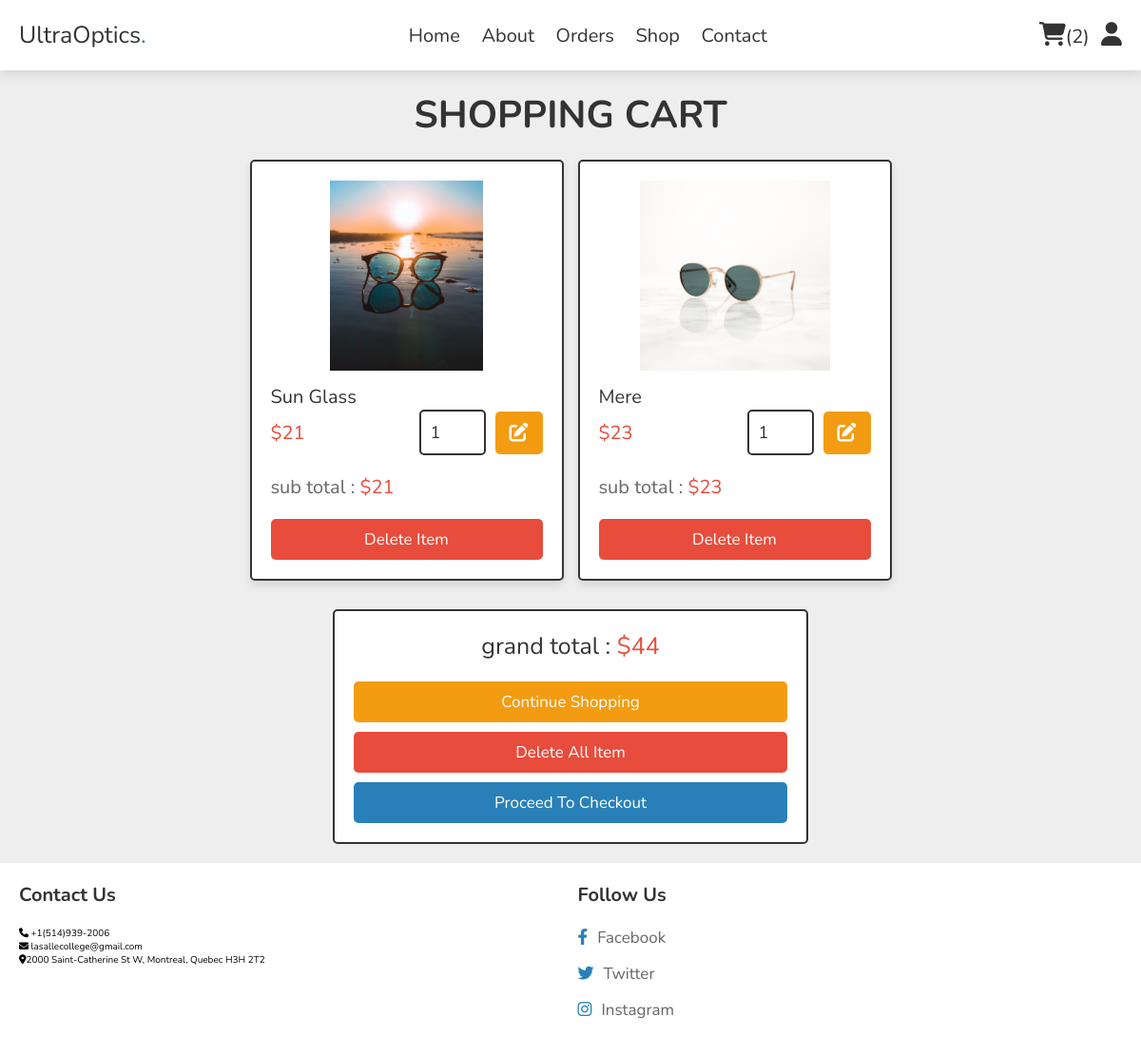
Page /cart.php (signed in) on the committed database.
### tables this page shows
CREATE TABLE `cart` (
  `id` int(100) NOT NULL,
  `user_id` int(100) NOT NULL,
  `pid` int(100) NOT NULL,
  `name` varchar(100) NOT NULL,
  `price` int(10) NOT NULL,
  `quantity` int(10) NOT NULL,
  `image` varchar(100) NOT NULL
);

### cart.php (the view, shortened to what this page needs)
<?php
if(isset($_SESSION['user_id'])){
   $user_id = $_SESSION['user_id'];
}else{
   $user_id = '';
   header('location:user_login.php');
};
?>
<!DOCTYPE html>
<html lang="en">
<head>
   <link rel="stylesheet" href="https://cdnjs.cloudflare.com/ajax/libs/font-awesome/6.1.1/css/all.min.css">
   <link rel="stylesheet" href="css/style.css">
</head>
<body>
<?php include 'main/user_header.php'; ?>
<section class="products shopping-cart">
   <h3 class="heading">Shopping cart</h3>
   <div class="box-container">
   <?php
      $grand_total = 0;
      $select_cart = $conn->prepare("SELECT * FROM `cart` WHERE user_id = ?");
      $select_cart->execute([$user_id]);
      if($select_cart->rowCount() > 0){
         while($fetch_cart = $select_cart->fetch(PDO::FETCH_ASSOC)){
   ?>
   <form action="" method="post" class="box">
      <img src="uploaded_img/<?= $fetch_cart['image']; ?>" alt="">
      <div class="name"><?= $fetch_cart['name']; ?></div>
      <div class="flex">
         <div class="price">$<?= $fetch_cart['price']; ?></div>
         <input type="number" name="qty" class="qty" min="1" max="99" onkeypress="if(this.value.length == 2) return false;" value="<?= $fetch_cart['quantity']; ?>">
         <button type="submit" class="fas fa-edit" name="update_qty"></button>
      </div>
      <div class="sub-total"> sub total : <span>$<?= $sub_total = ($fetch_cart['price'] * $fetch_cart['quantity']); ?></span> </div>
      <input type="submit" value="delete item" onclick="return confirm('delete this from cart?');" class="delete-btn" name="delete">
   </form>
   <?php
   $grand_total += $sub_total;
      }
   }else{
      echo '<p class="empty">your cart is empty</p>';
   }
   ?>
   </div>
   <div class="cart-total">
      <p>grand total : <span>$<?= $grand_total; ?></span></p>
      <a href="shop.php" class="option-btn">Continue shopping</a>
      <a href="cart.php?delete_all" class="delete-btn <?= ($grand_total > 1)?'':'disabled'; ?>" onclick="return confirm('delete all from cart?');">delete all item</a>
      <a href="checkout.php" class="btn <?= ($grand_total > 1)?'':'disabled'; ?>">Proceed to checkout</a>
   </div>
</section>
<?php include 'main/footer.php'; ?>
</body>
</html>

### css/style.css (style rules this page uses)
:root { --main-color:#2980b9; --orange:#f39c12; --red:#e74c3c; --black:#333; --white:#fff; --light-color:#666; --light-bg:#eee; --border:.2rem solid var(--black); --box-shadow:0 .5rem 1rem rgba(0,0,0,.1); }
* { font-family: 'Nunito', sans-serif; margin:0; padding:0; box-sizing: border-box; outline: none; border:none; text-decoration: none; }
html { font-size: 62.5%; overflow-x: hidden; }
body { background-color: var(--light-bg); }
section { padding:2rem; max-width: 1200px; margin:0 auto; }
.heading { font-size: 4rem; color:var(--black); margin-bottom: 2rem; text-align: center; text-transform: uppercase; }
.btn, .delete-btn, .option-btn { display: block; width: 100%; margin-top: 1rem; border-radius: .5rem; padding:1rem 3rem; font-size: 1.7rem; text-transform: capitalize; color:var(--white); cursor: pointer; text-align: center; }
.btn { background-color: var(--main-color); }
.option-btn { background-color: var(--orange); }
.delete-btn { background-color: var(--red); }
.products .box-container { display: grid; grid-template-columns: repeat(auto-fit, 33rem); gap:1.5rem; justify-content: center; align-items: flex-start; }
.products .box-container .box { position: relative; background-color: var(--white); box-shadow: var(--box-shadow); border-radius: .5rem; border:var(--border); padding:2rem; overflow: hidden; }
.products .box-container .box img { height: 20rem; width: 100%; object-fit: contain; margin-bottom: 1rem; }
.products .box-container .box .name { font-size: 2rem; color:var(--black); }
.products .box-container .box .flex { display: flex; align-items: center; gap:1rem; }
.products .box-container .box .flex .qty { width: 7rem; padding:1rem; border:var(--border); font-size: 1.8rem; color:var(--black); border-radius: .5rem; }
.products .box-container .box .flex .price { font-size: 2rem; color:var(--red); margin-right: auto; }
.shopping-cart .fa-edit { height: 4.5rem; border-radius: .5rem; background-color: var(--orange); width: 5rem; font-size: 2rem; color:var(--white); cursor: pointer; }
.shopping-cart .sub-total { margin:2rem 0; font-size: 2rem; color:var(--light-color); }
.shopping-cart .sub-total span { color:var(--red); }
.cart-total { max-width: 50rem; margin:0 auto; margin-top: 3rem; background-color: var(--white); border:var(--border); border-radius: .5rem;; padding:2rem; text-align: center; }
.cart-total p { font-size: 2.5rem; color:var(--black); margin-bottom: 2rem; }
.cart-total p span { color:var(--red); }

### rows in the picture
cart: image (picture), name "Sun Glass", price "21", qty "1"
cart: image (picture), name "Mere", price "23", qty "1"

### other values in the picture
$total_cart_counts "2"
$grand_total "44"
